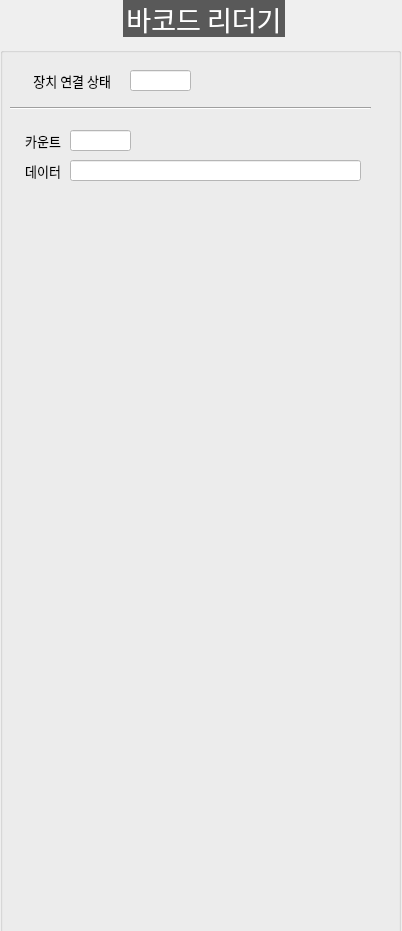
<?xml version="1.0" encoding="UTF-8"?>
<ui version="4.0">
 <class>DialogBarcode</class>
 <widget class="QDialog" name="DialogBarcode">
  <property name="geometry">
   <rect>
    <x>0</x>
    <y>0</y>
    <width>402</width>
    <height>931</height>
   </rect>
  </property>
  <property name="windowTitle">
   <string>Dialog</string>
  </property>
  <widget class="QGroupBox" name="GB_BARCODE">
   <property name="geometry">
    <rect>
     <x>0</x>
     <y>0</y>
     <width>401</width>
     <height>971</height>
    </rect>
   </property>
   <property name="font">
    <font>
     <family>함초롬돋움</family>
     <pointsize>20</pointsize>
     <weight>50</weight>
     <italic>false</italic>
     <bold>false</bold>
    </font>
   </property>
   <property name="styleSheet">
    <string notr="true">QGroupBox  {
    margin-top: 10px;
	font: 20pt &quot;함초롬돋움&quot;;
}

QGroupBox::title  {
    subcontrol-origin: margin;
    subcontrol-position: top center;
    padding: 10px 8000px 10px 8000px;
    background-color: #595959;
    color: rgb(255, 255, 255);
}
QLabel {
	font: 10pt &quot;함초롬돋움&quot;;
}
QComboBox{
	font: 10pt &quot;함초롬돋움&quot;;
	background-color: #ffffff
}
QPushButton{
	font: 10pt &quot;함초롬돋움&quot;;
	background-color: #ffffff
}
QLineEdit{
	font: 10pt &quot;함초롬돋움&quot;;
	background-color: #ffffff
}



</string>
   </property>
   <property name="title">
    <string>바코드 리더기</string>
   </property>
   <widget class="QLineEdit" name="LE_BARCODE_CONNECTION">
    <property name="geometry">
     <rect>
      <x>130</x>
      <y>70</y>
      <width>61</width>
      <height>21</height>
     </rect>
    </property>
    <property name="font">
     <font>
      <family>함초롬돋움</family>
      <pointsize>10</pointsize>
      <weight>50</weight>
      <italic>false</italic>
      <bold>false</bold>
     </font>
    </property>
    <property name="readOnly">
     <bool>true</bool>
    </property>
   </widget>
   <widget class="QLabel" name="label_110">
    <property name="geometry">
     <rect>
      <x>10</x>
      <y>70</y>
      <width>101</width>
      <height>21</height>
     </rect>
    </property>
    <property name="font">
     <font>
      <family>함초롬돋움</family>
      <pointsize>10</pointsize>
      <weight>50</weight>
      <italic>false</italic>
      <bold>false</bold>
     </font>
    </property>
    <property name="text">
     <string>장치 연결 상태</string>
    </property>
    <property name="alignment">
     <set>Qt::AlignRight|Qt::AlignTrailing|Qt::AlignVCenter</set>
    </property>
   </widget>
   <widget class="Line" name="line_37">
    <property name="geometry">
     <rect>
      <x>10</x>
      <y>100</y>
      <width>361</width>
      <height>16</height>
     </rect>
    </property>
    <property name="font">
     <font>
      <pointsize>11</pointsize>
     </font>
    </property>
    <property name="orientation">
     <enum>Qt::Horizontal</enum>
    </property>
   </widget>
   <widget class="QLabel" name="label_116">
    <property name="geometry">
     <rect>
      <x>10</x>
      <y>130</y>
      <width>51</width>
      <height>21</height>
     </rect>
    </property>
    <property name="font">
     <font>
      <family>함초롬돋움</family>
      <pointsize>10</pointsize>
      <weight>50</weight>
      <italic>false</italic>
      <bold>false</bold>
     </font>
    </property>
    <property name="text">
     <string>카운트</string>
    </property>
    <property name="alignment">
     <set>Qt::AlignRight|Qt::AlignTrailing|Qt::AlignVCenter</set>
    </property>
   </widget>
   <widget class="QLabel" name="label_117">
    <property name="geometry">
     <rect>
      <x>10</x>
      <y>160</y>
      <width>51</width>
      <height>21</height>
     </rect>
    </property>
    <property name="font">
     <font>
      <family>함초롬돋움</family>
      <pointsize>10</pointsize>
      <weight>50</weight>
      <italic>false</italic>
      <bold>false</bold>
     </font>
    </property>
    <property name="text">
     <string>데이터</string>
    </property>
    <property name="alignment">
     <set>Qt::AlignRight|Qt::AlignTrailing|Qt::AlignVCenter</set>
    </property>
   </widget>
   <widget class="QLineEdit" name="LE_BARCODE_COUNT">
    <property name="geometry">
     <rect>
      <x>70</x>
      <y>130</y>
      <width>61</width>
      <height>21</height>
     </rect>
    </property>
    <property name="font">
     <font>
      <family>함초롬돋움</family>
      <pointsize>10</pointsize>
      <weight>50</weight>
      <italic>false</italic>
      <bold>false</bold>
     </font>
    </property>
    <property name="readOnly">
     <bool>true</bool>
    </property>
   </widget>
   <widget class="QLineEdit" name="LE_BARCODE_DATA">
    <property name="geometry">
     <rect>
      <x>70</x>
      <y>160</y>
      <width>291</width>
      <height>21</height>
     </rect>
    </property>
    <property name="font">
     <font>
      <family>함초롬돋움</family>
      <pointsize>10</pointsize>
      <weight>50</weight>
      <italic>false</italic>
      <bold>false</bold>
     </font>
    </property>
    <property name="readOnly">
     <bool>true</bool>
    </property>
   </widget>
  </widget>
 </widget>
 <resources/>
 <connections/>
</ui>
